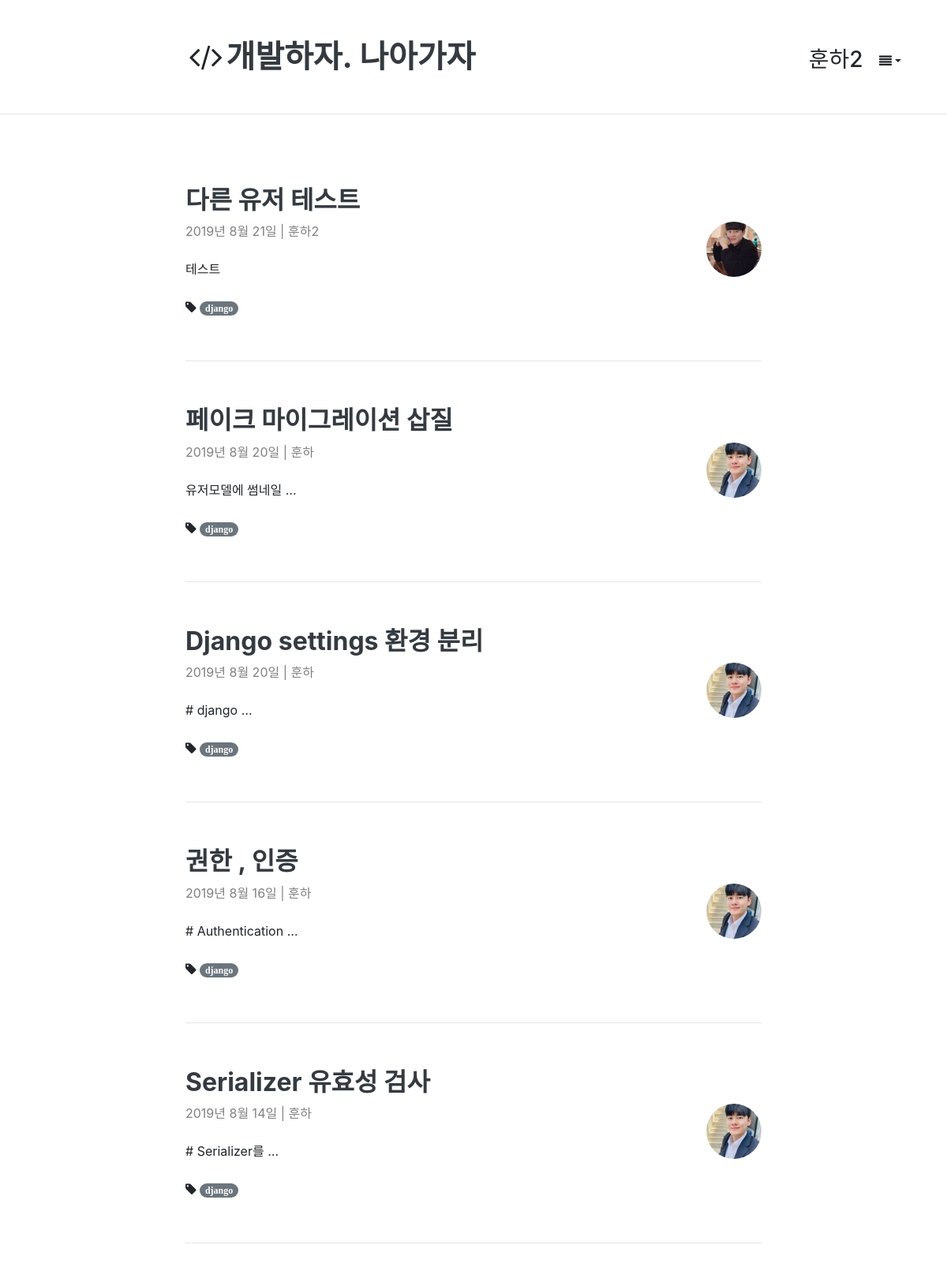
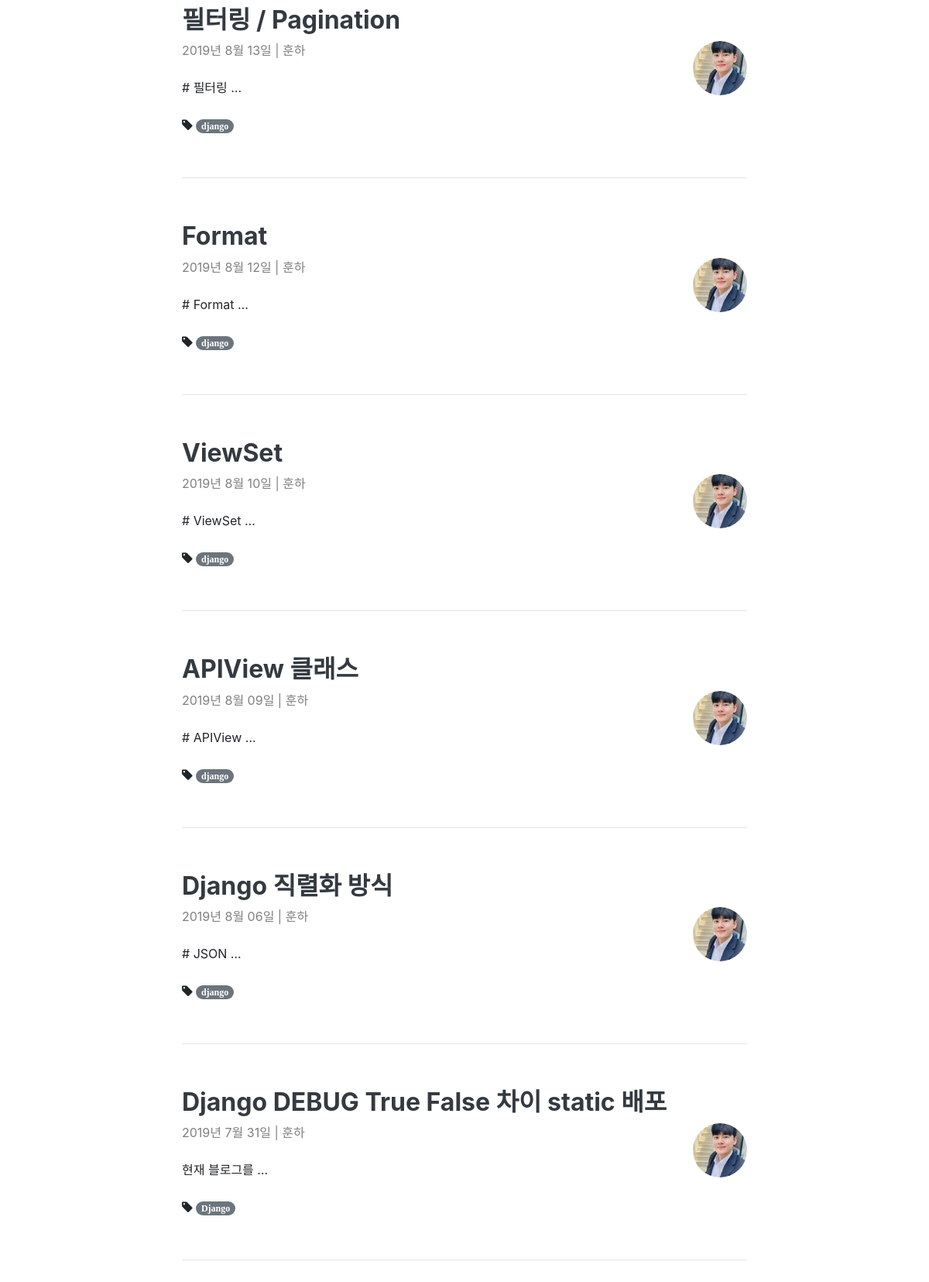
The page /blog/django/ (signed in) on the database its author committed (2 pictures, top to bottom).
### account/models.py (models this page shows, shortened)
class Account(AbstractBaseUser, PermissionsMixin):
    email = models.EmailField(
        verbose_name=('email address'),
        max_length=255,
        unique=True,
    )
    username = models.CharField(('username'), max_length=30,
                                help_text=('Requierd. 30 characters or fewer. Letters, digits'
                                           ' and ./+/-/_ only'),
                                validators=[  # 정규식을 통한 특수문자 제외
                                    validators.RegexValidator(r'^[\w.+-]+$', ('Enter a valid username.'), 'invalid')
                                ])
    is_staff = models.BooleanField(('staff status'), default=False,
                                   help_text='Designates whether the user can log into this admin site')
    is_active = models.BooleanField(('active'), default=True,
                                    help_text='Designates whether this user should be treated as '
                                              'active. Unselect this instead of deleting accounts.')
    date_joined = models.DateTimeField(('date joined'), default=timezone.now)
    thumbnail = ProcessedImageField(blank=True, upload_to="profile" , null=True, processors=[ResizeToFill(100,100)],
                                    format='JPEG', options={'quality': 80})
    created_at = models.DateTimeField(auto_now_add=True)
    updated_at = models.DateTimeField(auto_now=True)
    object = AccountManager()
    USERNAME_FIELD = 'email'
    REQUIRED_FIELDS = ['username']
    class Meta:
        verbose_name = ('user')
        verbose_name_plural = ('users')
        swappable = 'AUTH_USER_MODEL'

### blog/models.py (models this page shows, shortened)
class Post(models.Model):
    author = models.ForeignKey(Account , on_delete=models.CASCADE)
    title = models.CharField(max_length=100, verbose_name = 'Title' , help_text = 'Please enter a posting title')
    text = models.TextField(verbose_name='Contents')
    photo = ProcessedImageField(blank=True, upload_to = 'blog/post/%Y' ,processors = [Thumbnail(300,300)],format='JPEG' ,options={'quality': 60})
    created_date= models.DateTimeField(default =timezone.now)
    published_date = models.DateTimeField(blank=True , null=True)
    tags = models.CharField(max_length=100, blank=True)
    class Meta:
        ordering = ['-id']
    def get_absolute_url(self):
        return reverse('post_detail', args=[self.id])

### blog/views.py (the view)
# urls.py: path('<tags>/', views.post_tags, name='post_tags'),
def post_tags(request ,tags):
    posts = Post.objects.select_related('author').filter(tags__contains=tags)
    context = {
        'tags':tags,
        'posts':posts
    }
    return render(request, 'blog/post_tags.html' ,context)

### blog/templates/blog/post_tags.html
{% extends 'blog/layout.html' %}
{% block content %}
    <div class="container">
        <div class="row">
             <div class="col-md-2"></div>
            <div class="col-md-8">
                 {% for post in posts %}
                    <div class="blog-post">
                        <div class="blog-post-title">
                            <h2><a href="{{ post.get_absolute_url }}" class="text-dark"><b>{{ post.title }}</b></a>
                            </h2>
                        </div>
                        <div class="blog-post-meta">
                            <div class="post-author" style="color: gray;">
                                <img src="{{ post.author.thumbnail.url }}" alt=""
                                     style="float: right; width: 70px; border-radius: 50%">{{ post.created_date|date:"Y년 M d일" }}
                                | {{ post.author.username }}
                            </div>
                        </div>
                        <br>
                        <div class="post-summary" style="font-size:1rem">{{ post.text|truncatewords_html:2 }}</div>
                        <br>
                        <i class="fa fa-tag" title="tags">
                            {% if post.tags %}
                                <a class="badge badge-pill badge-secondary"
                                   href="{% url "post_tags" post.tags %}">{{ post.tags }}</a>
                            {% else %}
                                <a href=""></a>
                            {% endif %}
                        </i>
                    </div>
                    <hr/>
                {% endfor %}
            </div>
        </div>
    </div>
{% endblock %}

### templates/layout.html (shortened to what this page needs)
<!DOCTYPE html>
<html lang="ko">
<head>
    <link rel="stylesheet" href="https://stackpath.bootstrapcdn.com/bootstrap/4.3.1/css/bootstrap.min.css"
/>
    <link rel="stylesheet" href="//stackpath.bootstrapcdn.com/font-awesome/4.7.0/css/font-awesome.min.css"/>
    <link rel="stylesheet" href="https://uicdn.toast.com/tui-editor/latest/tui-editor.css">
    <link rel="stylesheet" href="https://uicdn.toast.com/tui-editor/latest/tui-editor-contents.css">
    <link rel="stylesheet" href="https://cdnjs.cloudflare.com/ajax/libs/codemirror/5.33.0/codemirror.css">
    <link rel="stylesheet" href="https://cdnjs.cloudflare.com/ajax/libs/highlight.js/9.12.0/styles/github.min.css">
</head>
<body>
<header class="site-header">
    <div class="container">
        <div class="row">
        <div class="col-md-2"></div>
    <div class="col-md-10">
        <br>
        <br>
        <h3 class="float-right">
            <div class="page-header" style="margin-top: 10px">
                {% if user.is_staff %}
                    {{ user.username }}
                {% endif %}
                <button class="btn dropdown-toggle" data-toggle="dropdown" id="dropdownmenu" role="button" aria-haspopup="true"
                   aria-expanded="false"><i class="fa fa-align-justify"></i></button>
            </div>
        </h3>
        <h1 class="blog-title" style="text-align: left"><i class="fa fa-fw fa-code"></i><a class="text-dark"
                                                                                           href="{% url 'post_list' %}"><b>개발하자.
            나아가자</b></a>
        </h1>
        <br>
    </div>
        </div>
    </div>
</header>
<hr style="margin-bottom: 50px">
{% block content %}
{% endblock %}
{% block extra_body %}
{% endblock %}
</body>
</html>

### blog/static/blog/post_list.css (style rules this page uses)
img { width: 300px; height: auto; }
.blog-post { padding-top: 40px; padding-bottom: 40px; }

### templates/layout.html (style rules this page uses)
html { position: relative; min-height: 100%; }
body { margin-bottom: 60px; min-height: 100%; }

### rows shown on the page
Account: username "훈하2"
Post: title "다른 유저 테스트", author.thumbnail (picture), created_date "2019년 8월 21일", author.username "훈하2", text "테스트", tags "django"
Post: title "페이크 마이그레이션 삽질", author.thumbnail (picture), created_date "2019년 8월 20일", author.username "훈하", text "유저모델에 썸네일 …", tags "django"
Post: title "Django settings 환경 분리", author.thumbnail (picture), created_date "2019년 8월 20일", author.username "훈하", text "# django …", tags "django"
Post: title "권한 , 인증", author.thumbnail (picture), created_date "2019년 8월 16일", author.username "훈하", text "# Authentication …", tags "django"
Post: title "Serializer 유효성 검사", author.thumbnail (picture), created_date "2019년 8월 14일", author.username "훈하", text "# Serializer를 …", tags "django"
Post: title "필터링 / Pagination", author.thumbnail (picture), created_date "2019년 8월 13일", author.username "훈하", text "# 필터링 …", tags "django"
Post: title "Format", author.thumbnail (picture), created_date "2019년 8월 12일", author.username "훈하", text "# Format …", tags "django"
Post: title "ViewSet", author.thumbnail (picture), created_date "2019년 8월 10일", author.username "훈하", text "# ViewSet …", tags "django"
Post: title "APIView 클래스", author.thumbnail (picture), created_date "2019년 8월 09일", author.username "훈하", text "# APIView …", tags "django"
Post: title "Django 직렬화 방식", author.thumbnail (picture), created_date "2019년 8월 06일", author.username "훈하", text "# JSON …", tags "django"
Post: title "Django DEBUG True False 차이 static 배포", author.thumbnail (picture), created_date "2019년 7월 31일", author.username "훈하", text "현재 블로그를 …", tags "Django"
